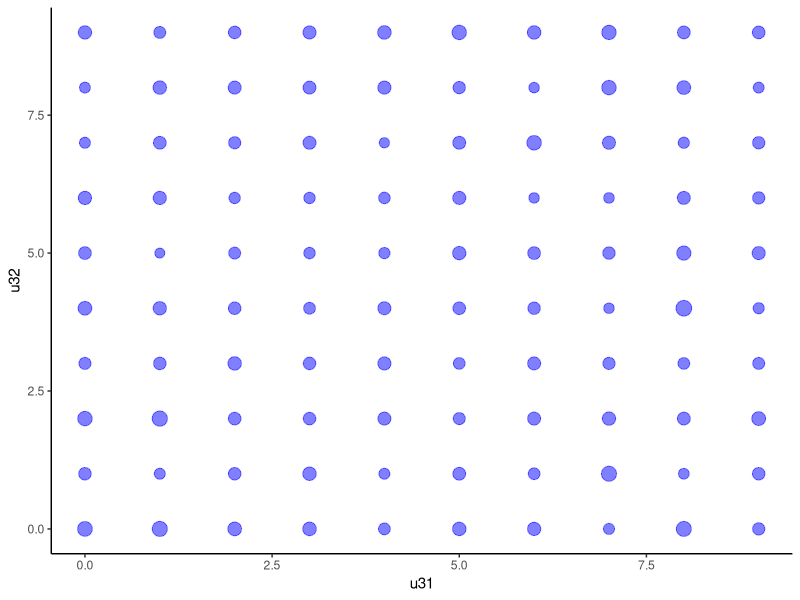
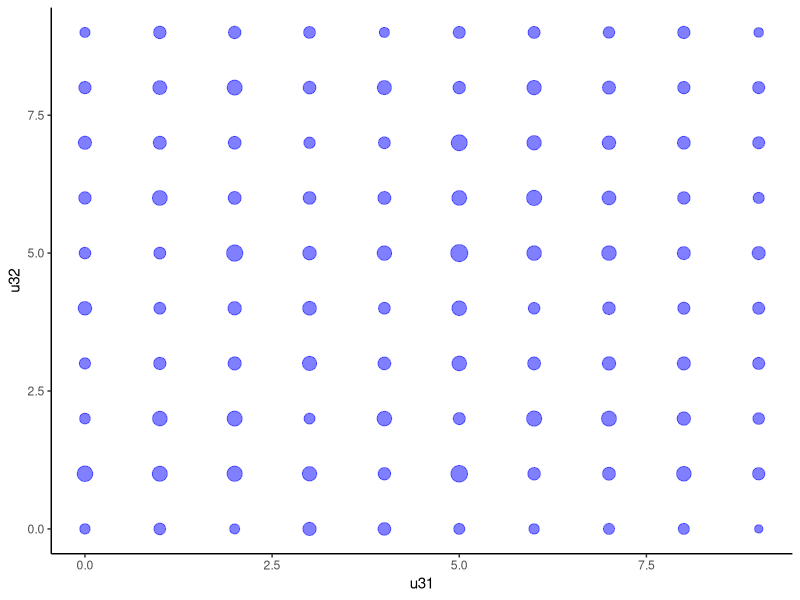
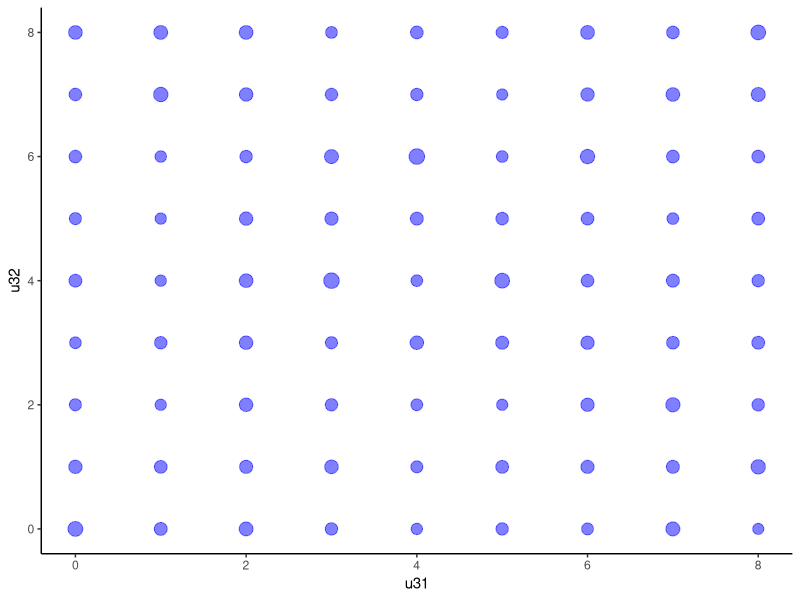

Generate these figures, in order, with R:
## ---- chunk 1
knitr::opts_chunk$set(echo = TRUE)
## ---- chunk 2
library(data.table)
library(dplyr)
library(ggplot2)
## ---- chunk 3
msize<-10
n<-10000
zerodiag<-FALSE
set.seed(42)
## ---- chunk 4
two_columns<-data.table('u31'=rep(-1,n),'u32'=rep(-1,n))
for (i in 1:n) {
  matr<-matrix(runif(msize**2),nrow=msize)
  #matr<-matr+t(matr) 
  #symmetriser, commented
  if(zerodiag) {diag(matr)<-0}
  two_columns[i,1]<-msize-rank(matr[,1])[3]
  two_columns[i,2]<-msize-rank(matr[,2])[3]
}
## ---- chunk 5
cor.test(two_columns[[1]],two_columns[[2]],method="kendall")
## ---- chunk 6
two_columns<-two_columns %>% count (u31,u32,name="counter")
scale<-median(two_columns$counter)/4
dots <- ggplot(two_columns,aes(x=u31,y=u32)) + 
  geom_point(size=two_columns$counter/scale,alpha=0.5,col="blue") + 
  theme_classic()
plot(dots)
## ---- chunk 7
chisq.test(two_columns$counter)
## ---- chunk 8
two_columns<-data.table('u31'=rep(-1,n),'u32'=rep(-1,n))
for (i in 1:n) {
  matr<-matrix(runif(msize**2),nrow=msize)
  matr<-matr+t(matr)
  if(zerodiag) {diag(matr)<-0}
  two_columns[i,1]<-msize-rank(matr[,1])[3]
  two_columns[i,2]<-msize-rank(matr[,2])[3]
}

## ---- chunk 9
cor.test(two_columns[[1]],two_columns[[2]],method="kendall")
## ---- chunk 10
two_columns<-two_columns %>% count (u31,u32,name="counter")
scale<-median(two_columns$counter)/4
dots <- ggplot(two_columns,aes(x=u31,y=u32)) + 
  geom_point(size=two_columns$counter/scale,alpha=0.5,col="blue") + 
  theme_classic()
plot(dots)
## ---- chunk 11
chisq.test(two_columns$counter)
## ---- chunk 12
zerodiag<-TRUE
two_columns<-data.table('u31'=rep(-1,n),'u32'=rep(-1,n))
for (i in 1:n) {
  matr<-matrix(runif(msize**2),nrow=msize)
  matr<-matr+t(matr)
  if(zerodiag) {diag(matr)<-0}
  two_columns[i,1]<-msize-rank(matr[,1])[3]
  two_columns[i,2]<-msize-rank(matr[,2])[3]
}
## ---- chunk 13
cor.test(two_columns[[1]],two_columns[[2]],method="kendall")
## ---- chunk 14
two_columns<-two_columns %>% count (u31,u32,name="counter")
scale<-median(two_columns$counter)/4
dots <- ggplot(two_columns,aes(x=u31,y=u32)) + 
  geom_point(size=two_columns$counter/scale,alpha=0.5,col="blue") + 
  theme_classic()
plot(dots)
## ---- chunk 15
chisq.test(two_columns$counter)
